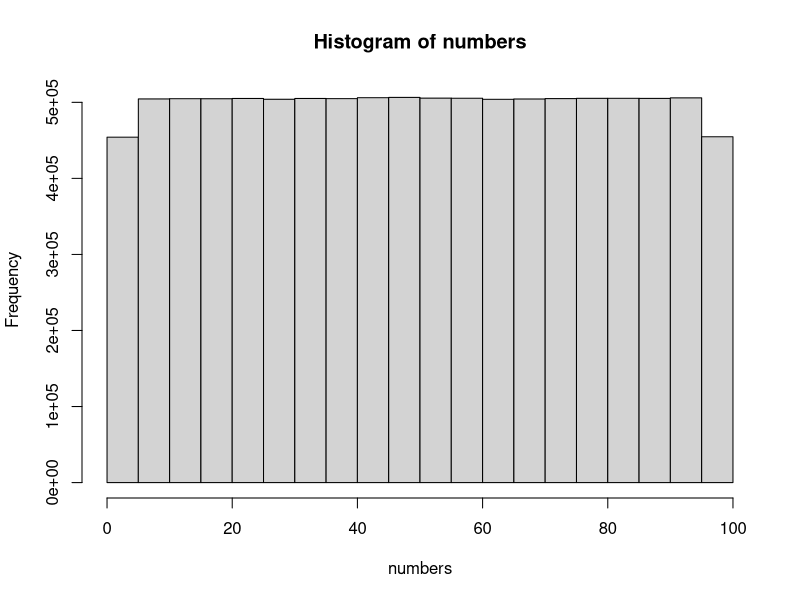

Write the R code that produced this figure. (Note: this script raises an error after producing the figure.)
# ------------------------------------------------------------------------------
# Guessing Game Exercise
# ------------------------------------------------------------------------------
# October 2021
# Pete Arnold
# ------------------------------------------------------------------------------

# Step 0. Display something so we know we are working.
print("Hello, Pete!")

# Step 1. Think of a number.
# Generate a random number between 1 and 100 (inclusive). There are other
# solutions, for example, n <- as.integer(runif(1) * 100).
# This is a function call that gets 1 number in the range 1 to 100 from a
# uniform distribution (we'll cover that later).
number <- runif(n=1, min=1, max=100)
# But we should only allow whole numbers as decimals would be hard to guess
# exactly, so we round 'number' to zero decimal place and save the value back to
# 'number'.
number <- round(number, 0)

# We can, in fact, do this is one step.
number <- round(runif(1, 1, 200), 0)

# ------------------------------------------------------------------------------

# How shall we check that this is correct?
# Make n large and see the statistics of the values are saying.
# It is good practice to put numbers that might vary in named variables.

# Define a large number.
count <- 10000000
# Get that many numbers - this will be a long list called numbers.
numbers <- round(runif(count, 1, 100), 0)
# We can plot a histogram of those numbers to see if it looks right.
hist(numbers)
# We can do the basic descriptive statistics and see if they look right.
summary(numbers)

# ------------------------------------------------------------------------------

# And, as they are numbers, we can write some code to check them for us.
# Here we have textual data, Min. and Max., which we indicate is text by placing
# quotes around them (they are referred to as strings (of characters)).
# The square brackets []allow us to access a paricular data entry in a list.
# The 'if' statement reads like it is written and will run the first section of
# code if the check on the 'if' line is TRUE and the second if it is FALSE.
check <- summary(numbers)
if ((check['Min.'] == 1) & (check['Max.'] == 100)) {
    print("Number range is OK.")
} else {
    print("Number range is not as intended!")
}

# ------------------------------------------------------------------------------

# 2. Get the user to make a guess.

guess <- readline(prompt="Enter a number:")

# ------------------------------------------------------------------------------

# 3. How do we check that we have a number?
# Convert the entered string to a number - as.numeric() will do this and, if the
# string is not a number it will return NA.
guess <- as.numeric(guess)

# Now all we need to do is check if the guess is NA. If not, it must be a
# number. If it is NA, we'll stop and print out a message to tell the user.
# This kind of checking is done with an 'if' statement - if the contents of the
# brackets after the if are TRUE, the next section is run. If FALSE, it is
# skipped.
if (is.na(guess)){
    stop("That guess was not a number!\n")
}

# ------------------------------------------------------------------------------

# 4. How do we check if the guess matches the number?
# 4.1
if (guess == number){
    print("You guessed correctly!")
}
# 4.2
if (guess == number){
    print("You guessed correctly!")
} else {
    print("You guessed wrong!")
}
# 4.3
have_guessed <- guess == number
if (have_guessed == TRUE){
    print("You guessed correctly!")
} else {
    print("You guessed wrong!")
}

# ------------------------------------------------------------------------------

# 5. Do it again - use a loop - one with for, one with while and one with
# repeat.

# This is all the one-guess code.
number <- runif(1, 1, 100)
number <- round(number, 0)
guess <- readline(prompt="Enter a number:")
guess <- as.numeric(guess)
if (is.na(guess)){
    stop("That guess was not a number!\n")
}
have_guessed <- guess == number
if (have_guessed == TRUE){
    print("You guessed correctly!")
} else {
    print("You guessed wrong!")
}

# This is the for-loop code.
number <- runif(1, 1, 100)
number <- round(number, 0)
attempts <- 0
steps <- 10
for (step in 1: steps){
    guess <- readline(prompt="Enter a number:")
    guess <- as.numeric(guess)
    if (is.na(guess)){
        stop("That guess was not a number!\n")
    }
    have_guessed <- guess == number
    attempts <- attempts + 1
    if (have_guessed == TRUE){
        print("You guessed correctly!")
        break
    } else {
        print("You guessed wrong!")
    }
}

# This is the while-loop code.
number <- runif(1, 1, 100)
number <- round(number, 0)
attempts <- 0
have_guessed <- FALSE
while(have_guessed == FALSE){
    guess <- readline(prompt="Enter a number:")
    guess <- as.numeric(guess)
    if (is.na(guess)){
        stop("That guess was not a number!\n")
    }
    have_guessed <- guess == number
    attempts <- attempts + 1
    if (have_guessed == TRUE){
        print("You guessed correctly!")
    } else {
        print("You guessed wrong!")
    }
}

# This is the repeat-loop code.
number <- runif(1, 1, 100)
number <- round(number, 0)
attempts <- 0
repeat{
    guess <- readline(prompt="Enter a number:")
    guess <- as.numeric(guess)
    if (is.na(guess)){
        stop("That guess was not a number!\n")
    }
    have_guessed <- guess == number
    attempts <- attempts + 1
    if (have_guessed == TRUE){
        print("You guessed correctly!")
        break
    } else {
        print("You guessed wrong!")
    }
}

# ------------------------------------------------------------------------------

# 7. Messing with the code.
# 7.1 Improving the messages.
# This is the repeat-loop code.
number <- runif(1, 1, 100)
number <- round(number, 0)
attempts <- 0
repeat{
    guess_string <- readline(prompt="Enter a number:")
    guess <- as.numeric(guess_string)
    if (is.na(guess)){
        stop(paste("That guess (", guess_string, ") was not a number!\n"))
    }
    have_guessed <- guess == number
    attempts <- attempts + 1
    if (have_guessed == TRUE){
        cat("You guessed correctly, it was", number, "!\n")
        cat("You took", attempts, "goes to guess.\n")
        break
    } else {
        cat("You guessed wrong, it wasn't", guess, "!\n")
    }
}

# 7.2 Improve the error handling.
number <- runif(1, 1, 100)
number <- round(number, 0)
attempts <- 0
repeat{
    guess_string <- readline(prompt="Enter a number:")
    guess <- as.numeric(guess_string)
    if (is.na(guess)){
        cat("That guess (", guess_string, ") was not a number!\n")
        next
    }
    have_guessed <- guess == number
    attempts <- attempts + 1
    if (have_guessed == TRUE){
        cat("You guessed correctly, it was", number, "!\n")
        cat("You took", attempts, "goes to guess.\n")
        break
    } else {
        cat("You guessed wrong, it wasn't", guess, "!\n")
    }
}

# 7.3 An explicit way out.
number <- runif(1, 1, 100)
number <- round(number, 0)
attempts <- 0
repeat{
    guess_string <- readline(prompt="Enter a number:")
    if (guess_string == 'q'){
        break
    }
    guess <- as.numeric(guess_string)
    if (is.na(guess)){
        cat("That guess (", guess_string, ") was not a number!\n")
        next
    }
    have_guessed <- guess == number
    attempts <- attempts + 1
    if (have_guessed == TRUE){
        cat("You guessed correctly, it was", number, "!\n")
        cat("You took", attempts, "goes to guess.\n")
        break
    } else {
        cat("You guessed wrong, it wasn't", guess, "!\n")
    }
}

# 7.4 With clues.
number <- runif(1, 1, 100)
number <- round(number, 0)
attempts <- 0
repeat{
    guess_string <- readline(prompt="Enter a number:")
    if (guess_string == 'q'){
        break
    }
    guess <- as.numeric(guess_string)
    if (is.na(guess)){
        cat("That guess (", guess_string, ") was not a number!\n")
        next
    }
    have_guessed <- guess == number
    attempts <- attempts + 1
    if (have_guessed == TRUE){
        cat("You guessed correctly, it was", number, "!\n")
        cat("You took", attempts, "goes to guess.\n")
        break
    } else {
        if (guess > number) {
            cat("You guessed too high, it wasn't", guess, "!\n")
        } else {
            cat("You guessed too low, it wasn't", guess, "!\n")
        }
    }
}

# 7.5 Save the guesses.
number <- runif(1, 1, 100)
number <- round(number, 0)
attempts <- 0
guesses <- vector()
repeat{
    guess_string <- readline(prompt="Enter a number:")
    if (guess_string == "q"){
        break
    }
    guess <- as.numeric(guess_string)
    if (is.na(guess)){
        cat("That guess (", guess_string, ") was not a number!\n")
        next
    }
    guesses <- c(guesses, guess)
    have_guessed <- guess == number
    attempts <- attempts + 1
    if (have_guessed == TRUE){
        cat("You guessed correctly, it was", number, "!\n")
        cat("You took", attempts, "goes to guess.\n")
        break
    } else {
        if (guess > number) {
            cat("You guessed too high, it wasn't", guess, "!\n")
        } else {
            cat("You guessed too low, it wasn't", guess, "!\n")
        }
    }
}
print("You guessed the following values:")
print(guesses)
plot(guesses, type='l')
abline(h=number, col='red')

# 7.6 Move the number.
number <- runif(1, 1, 100)
number <- round(number, 0)
attempts <- 0
change <- 3
guesses <- vector()
numbers <- c(number)
repeat{
    guess_string <- readline(prompt="Enter a number:")
    if (guess_string == "q"){
        break
    }
    guess <- as.numeric(guess_string)
    if (is.na(guess)){
        cat("That guess (", guess_string, ") was not a number!\n")
        next
    }
    guesses <- c(guesses, guess)
    have_guessed <- guess == number
    attempts <- attempts + 1
    if (have_guessed == TRUE){
        cat("You guessed correctly, it was", number, "!\n")
        cat("You took", attempts, "goes to guess.\n")
        break
    } else {
        if (guess > number) {
            cat("You guessed too high, it wasn't", guess, "!\n")
        } else {
            cat("You guessed too low, it wasn't", guess, "!\n")
        }
        number <- number + round(runif(1, -change, change), 0)
        numbers <- c(numbers, number)
    }
}
print("You guessed the following values:")
print(guesses)
plot(guesses, type='l', col='black')
lines(numbers, col='red')

# ------------------------------------------------------------------------------
